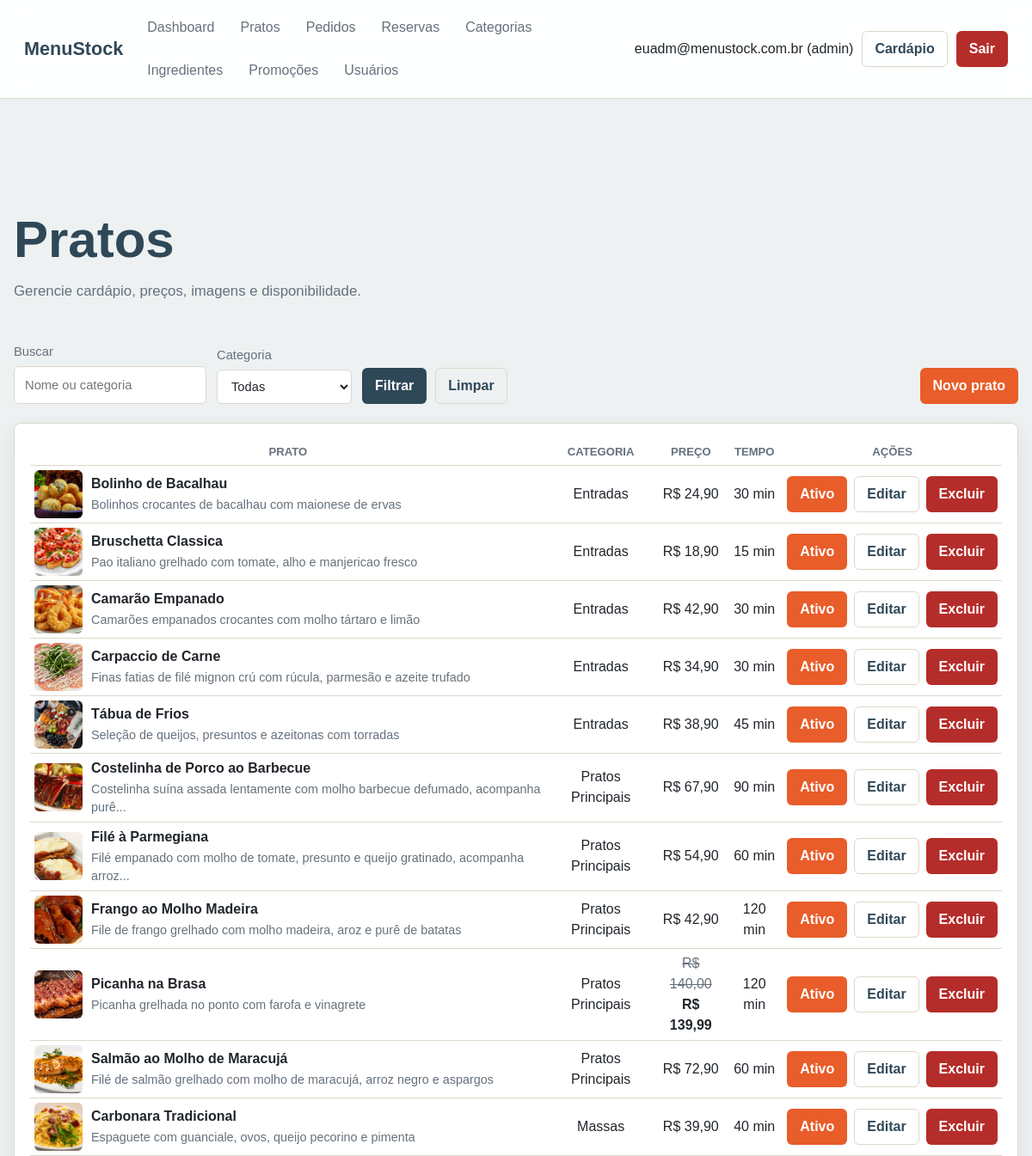
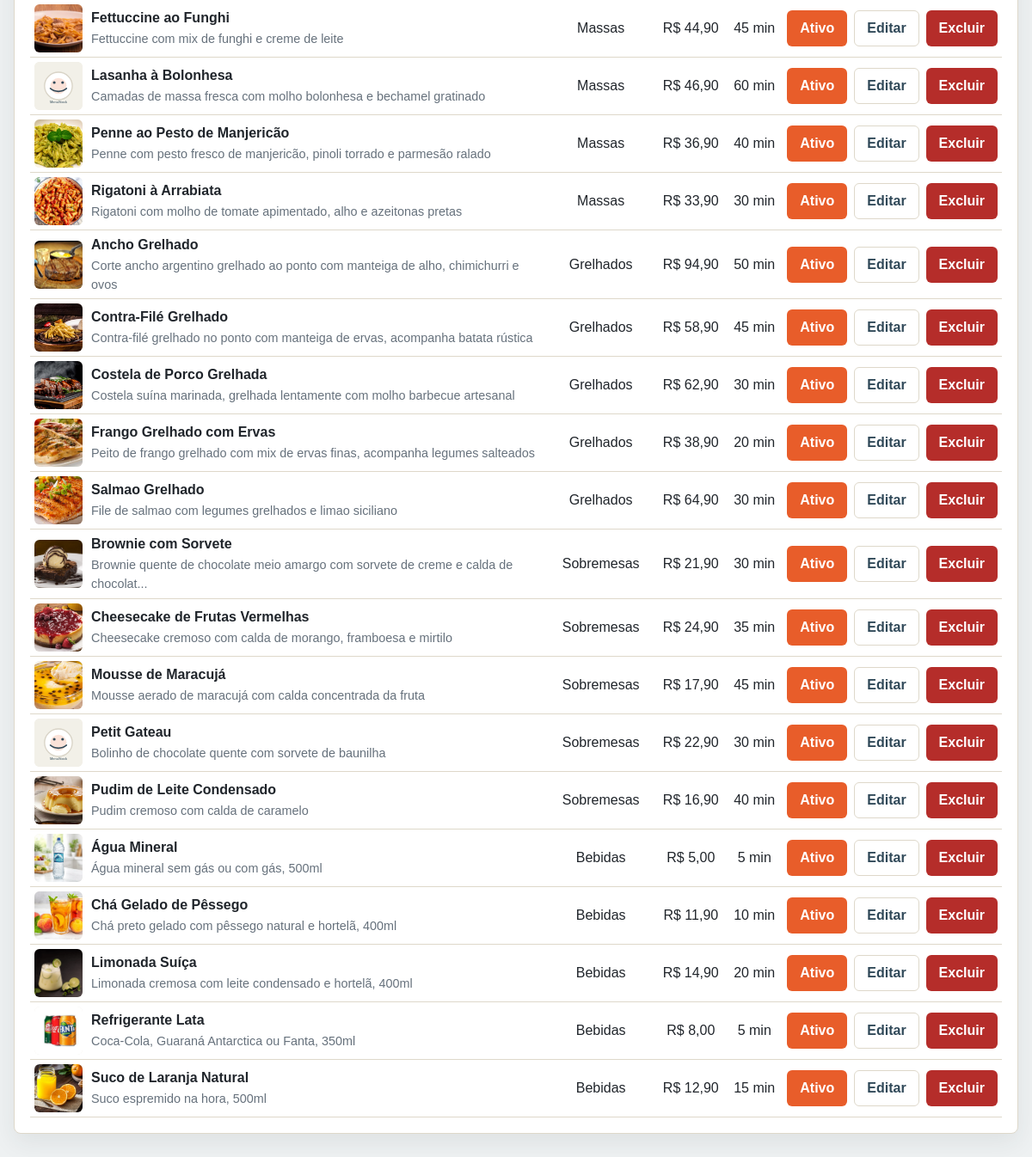
/admin/views/gerenciar_pratos.php (signed in), run on the app's committed database (2 pictures, top to bottom).
### tables this page shows
CREATE TABLE `usuarios` (
  `id` int(11) NOT NULL,
  `nome` varchar(100) NOT NULL,
  `email` varchar(150) NOT NULL,
  `senha` varchar(255) NOT NULL,
  `telefone` varchar(20) DEFAULT NULL,
  `tipo` enum('admin','garcom','user') NOT NULL DEFAULT 'user',
  `login_attempts` tinyint(3) UNSIGNED NOT NULL DEFAULT 0,
  `locked_until` datetime DEFAULT NULL,
  `created_at` timestamp NOT NULL DEFAULT current_timestamp(),
  `updated_at` timestamp NOT NULL DEFAULT current_timestamp() ON UPDATE current_timestamp()
);

CREATE TABLE `pratos` (
  `id` int(11) NOT NULL,
  `categoria_id` int(11) NOT NULL,
  `nome` varchar(100) NOT NULL,
  `descricao` text DEFAULT NULL,
  `preco` decimal(10,2) NOT NULL,
  `tempo_preparo` int(11) DEFAULT 0 COMMENT 'Tempo em minutos',
  `disponivel` tinyint(1) DEFAULT 1 COMMENT '1=disponivel 0=indisponivel',
  `imagem` varchar(255) DEFAULT NULL,
  `created_at` timestamp NOT NULL DEFAULT current_timestamp(),
  `updated_at` timestamp NOT NULL DEFAULT current_timestamp() ON UPDATE current_timestamp()
);

CREATE TABLE `categorias` (
  `id` int(11) NOT NULL,
  `nome` varchar(100) NOT NULL,
  `descricao` text DEFAULT NULL,
  `ordem_exibicao` int(11) DEFAULT 0,
  `created_at` timestamp NOT NULL DEFAULT current_timestamp(),
  `updated_at` timestamp NOT NULL DEFAULT current_timestamp() ON UPDATE current_timestamp()
);

### admin/config/auth.php (called while the page is built, shortened)
<?php
require_once __DIR__ . '/conexao.php';
function e(mixed $value): string
{
    return htmlspecialchars((string) $value, ENT_QUOTES, 'UTF-8');
}
function isLoggedIn(): bool
{
    return !empty($_SESSION['usuario_id']);
}
function currentUserId(): ?int
{
    return isset($_SESSION['usuario_id']) ? (int) $_SESSION['usuario_id'] : null;
}
function currentUserTipo(): ?string
{
    return $_SESSION['usuario_tipo'] ?? null;
}
function hasRole(array|string $roles): bool
{
    $roles = is_array($roles) ? $roles : [$roles];
    return isLoggedIn() && in_array(currentUserTipo(), $roles, true);
}
function canManagePratoDisponibilidade(): bool
{
    return hasRole('admin');
}
function currentUser(): ?array
{
    $stmt = getConnection()->prepare('SELECT id, nome, email, telefone, tipo FROM usuarios WHERE id = ?');
    $stmt->execute([currentUserId()]);
    $user = $stmt->fetch();
    return $user;
}
function formatMoney(float|int|string $value): string
{
    return 'R$ ' . number_format((float) $value, 2, ',', '.');
}

### admin/config/conexao.php (called while the page is built, shortened)
<?php
function getConnection(): PDO
{
    static $pdo = null;
    if ($pdo instanceof PDO) {
        return $pdo;
    }
    $host = getenv('DB_HOST') ?: 'localhost';
    $database = getenv('DB_NAME') ?: 'menustock';
    $user = getenv('DB_USER') ?: 'root';
    $password = getenv('DB_PASS') ?: '';
    $dsn = "mysql:host={$host};dbname={$database};charset=utf8mb4";
    try {
        $pdo = new PDO($dsn, $user, $password, [
            PDO::ATTR_ERRMODE => PDO::ERRMODE_EXCEPTION,
            PDO::ATTR_DEFAULT_FETCH_MODE => PDO::FETCH_ASSOC,
            PDO::ATTR_EMULATE_PREPARES => false,
        ]);
    } catch (PDOException $exception) {
        http_response_code(500);
        exit('Falha ao conectar ao banco de dados.');
    }
    return $pdo;
}

### admin/models/Prato.php (called while the page is built, shortened)
<?php
require_once __DIR__ . '/../config/conexao.php';
class Prato
{
    private PDO $pdo;
    public function __construct()
    {
        $this->pdo = getConnection();
    }
    public function listar(?string $busca = null, ?int $categoriaId = null): array
    {
        return $this->consultarPratos(false, $busca, $categoriaId);
    }
    private function consultarPratos(bool $somenteDisponiveis, ?string $busca, ?int $categoriaId): array
    {
        $sql = "SELECT p.*, c.nome AS categoria,
                       promo.preco_promocional
                FROM pratos p
                JOIN categorias c ON c.id = p.categoria_id
                LEFT JOIN (
                    SELECT prato_id, MIN(preco_promocional) AS preco_promocional
                    FROM vw_promocoes_ativas
                    GROUP BY prato_id
                ) promo ON promo.prato_id = p.id
                WHERE 1 = 1";
        $params = [];
        $sql .= ' ORDER BY c.ordem_exibicao, p.nome';
        $stmt = $this->pdo->prepare($sql);
        $stmt->execute($params);
        return $stmt->fetchAll();
    }
}

### admin/views/gerenciar_pratos.php (the view, shortened to what this page needs)
<?php
require_once __DIR__ . '/../config/auth.php';
require_once __DIR__ . '/../models/Prato.php';
$pratoModel = new Prato();
$busca = trim((string) ($_GET['q'] ?? ''));
$categoriaId = isset($_GET['categoria']) && $_GET['categoria'] !== '' ? (int) $_GET['categoria'] : null;
$pratos = $pratoModel->listar($busca ?: null, $categoriaId);
require_once __DIR__ . '/../config/header_admin.php';
?>
<section class="page-heading">
    <h1>Pratos</h1>
    <p>Gerencie cardápio, preços, imagens e disponibilidade.</p>
</section>
<section class="toolbar section-head">
    <form class="filters" method="get">
        <label style="min-width: 150px;">
            Buscar
            <input type="search" name="q" value="<?= e($busca) ?>" placeholder="Nome ou categoria">
        </label>
        <label style="min-width: 130px;">
            Categoria
            <select name="categoria">
                <option value="">Todas</option>
            </select>
        </label>
        <div class="inline-form">
            <button class="btn btn-primary" type="submit">Filtrar</button>
            <a class="btn btn-ghost" href="gerenciar_pratos.php">Limpar</a>
        </div>
    </form>
    <?php if (hasRole('admin')): ?>
        <a class="btn btn-secondary" href="cadastrar_prato.php">Novo prato</a>
    <?php endif; ?>
</section>
<div class="panel table-wrap">
    <table class="pratos-table <?= !hasRole('admin') ? 'table-garcom' : '' ?>">
        <thead>
            <tr>
                <th>Prato</th>
                <?php if (hasRole('admin')): ?>
                    <th>Categoria</th>
                <?php endif; ?>
                <th>Preço</th>
                <th>Tempo</th>
                <?php if (hasRole('admin')): ?>
                    <th>Ações</th>
                <?php endif; ?>
            </tr>
        </thead>
        <tbody>
            <?php foreach ($pratos as $prato): ?>
                <tr>
                    <td>
                        <div class="table-title">
                            <img src="../public/imagens/<?= e($prato['imagem'] ?: 'placeholder.svg') ?>" onerror="this.src='../public/imagens/placeholder.svg'" alt="" class="thumb">
                            <div>
                                <strong><?= e($prato['nome']) ?></strong>
                                <?php if (hasRole('admin')): ?>
                                    <span class="muted"><?= e(strlen((string) $prato['descricao']) > 80 ? substr((string) $prato['descricao'], 0, 80) . '...' : (string) $prato['descricao']) ?></span>
                                <?php endif; ?>
                            </div>
                        </div>
                    </td>
                    <?php if (hasRole('admin')): ?>
                        <td><?= e($prato['categoria']) ?></td>
                    <?php endif; ?>
                    <td>
                        <?php if ($prato['preco_promocional'] !== null): ?>
                            <span class="old-price"><?= formatMoney($prato['preco']) ?></span><br>
                            <strong><?= formatMoney($prato['preco_promocional']) ?></strong>
                        <?php else: ?>
                            <?= formatMoney($prato['preco']) ?>
                        <?php endif; ?>
                    </td>
                    <td><?= (int) $prato['tempo_preparo'] ?> min</td>
                    <?php if (hasRole('admin')): ?>
                        <td>
                            <div class="prato-actions">
                                <?php if (canManagePratoDisponibilidade()): ?>
                                    <form method="post" class="inline-form">
                                        <button class="btn <?= (int) $prato['disponivel'] === 1 ? 'btn-secondary' : 'btn-ghost' ?>" type="submit">
                                            <?= (int) $prato['disponivel'] === 1 ? 'Ativo' : 'Inativo' ?>
                                        </button>
                                    </form>
                                <?php else: ?>
                                    <span class="status <?= (int) $prato['disponivel'] === 1 ? 'status-pronto' : 'status-cancelado' ?>">
                                        <?= (int) $prato['disponivel'] === 1 ? 'Ativo' : 'Inativo' ?>
                                    </span>
                                <?php endif; ?>
                                <?php if (hasRole('admin')): ?>
                                    <a class="btn btn-ghost" href="editar_prato.php?id=<?= (int) $prato['id'] ?>">Editar</a>
                                    <form method="post" action="../controllers/deletar_prato.php" onsubmit="return confirm('Excluir este prato?');">
                                        <button class="btn btn-danger" type="submit">Excluir</button>
                                    </form>
                                <?php else: ?>
                                    <span class="muted">Operacional</span>
                                <?php endif; ?>
                            </div>
                        </td>
                    <?php endif; ?>
                </tr>
            <?php endforeach; ?>
        </tbody>
    </table>
</div>
<?php require_once __DIR__ . '/../config/footer_admin.php'; ?>

### admin/config/header_admin.php (shortened to what this page needs)
<?php
require_once __DIR__ . '/auth.php';
$adminUser = currentUser();
?>
<!doctype html>
<html lang="pt-BR">
<head>
    <link rel="stylesheet" href="../public/css/style.css">
</head>
<body class="admin-body">
<header class="admin-topbar">
    <a class="brand" href="<?= hasRole('garcom') ? 'menu_garcom.php' : 'dashboard.php' ?>">MenuStock</a>
    <nav class="admin-nav" aria-label="Menu administrativo">
        <a href="dashboard.php">Dashboard</a>
        <a href="gerenciar_pratos.php">Pratos</a>
        <a href="gerenciar_pedidos.php">Pedidos</a>
        <a href="gerenciar_reservas.php">Reservas</a>
        <?php if (hasRole('admin')): ?>
            <a href="gerenciar_categorias.php">Categorias</a>
            <a href="gerenciar_ingredientes.php">Ingredientes</a>
            <a href="gerenciar_promocoes.php">Promoções</a>
            <a href="ver_usuarios.php">Usuários</a>
        <?php endif; ?>
    </nav>
    <div class="topbar-actions">
        <span><?= e($adminUser['nome'] ?? 'Usuário') ?> (<?= e(currentUserTipo() ?? '') ?>)</span>
        <a class="btn btn-ghost" href="../../index.php">Cardápio</a>
        <form method="post" action="../controllers/logout.php">
            <button class="btn btn-danger" type="submit">Sair</button>
        </form>
    </div>
</header>
<main class="container admin-main">

### admin/config/footer_admin.php (shortened to what this page needs)
    </main>
</body>
</html>

### admin/public/css/style.css (style rules this page uses)
:root { --bg: #f7f5ef; --surface: #ffffff; --surface-soft: #f1eee6; --text: #20252b; --muted: #66717c; --line: #ded8ca; --primary: #2f4858; --primary-dark: #213540; --secondary: #e85d2a; --secondary-dark: #c74718; --success: #1f8a5b; --danger: #b52d2a; --warning: #a46c00; --radius: 8px; --shadow: 0 10px 28px rgba(35, 45, 55, 0.08); }
* { box-sizing: border-box; }
body { margin: 0; min-height: 100vh; background: var(--bg); color: var(--text); font-family: Arial, Helvetica, sans-serif; line-height: 1.5; }
a { color: inherit; text-decoration: none; }
img { max-width: 100%; display: block; }
button, input, select, textarea { font: inherit; }
input, select, textarea { width: 100%; border: 1px solid var(--line); border-radius: 6px; background: #fff; color: var(--text); padding: 10px 12px; }
label { display: grid; gap: 6px; color: var(--muted); font-size: 0.92rem; }
table { width: 100%; border-collapse: collapse; }
th, td { padding: 5px; border-bottom: 1px solid var(--line); text-align: left; vertical-align: top; }
th { color: var(--muted); font-size: 0.82rem; text-transform: uppercase; }
.container { width: min(1180px, calc(100% - 32px)); margin: 0 auto; }
.admin-body .container { width: min(1400px, calc(100% - 32px)); }
.site-header, .admin-topbar { position: sticky; top: 0; z-index: 20; display: flex; align-items: center; gap: 18px; justify-content: space-between; min-height: 72px; padding: 12px 28px; background: rgba(255, 255, 255, 0.94); border-bottom: 1px solid var(--line); backdrop-filter: blur(12px); }
.brand { color: var(--primary); font-size: 1.35rem; font-weight: 800; white-space: nowrap; }
.site-nav, .admin-nav, .site-actions, .topbar-actions, .inline-form, .form-actions, .section-head, .cart-summary, .order-head { display: flex; align-items: center; gap: 10px; flex-wrap: wrap; }
.site-nav, .admin-nav { flex: 1; }
.site-nav a, .admin-nav a { color: var(--muted); padding: 8px 10px; border-radius: 6px; }
.admin-body { background: #eef1f2; }
.admin-main { padding: 28px 0 44px; }
.btn { display: inline-flex; align-items: center; justify-content: center; gap: 8px; min-height: 38px; border: 1px solid transparent; border-radius: 6px; padding: 8px 14px; cursor: pointer; font-weight: 700; }
.btn-primary { background: var(--primary); color: #fff; }
.btn-secondary { background: var(--secondary); color: #fff; }
.btn-danger { background: var(--danger); color: #fff; }
.btn-ghost { background: transparent; border-color: var(--line); color: var(--primary); }
.hero h1, .page-heading h1 { max-width: 720px; margin: 0; color: var(--primary); font-size: clamp(2rem, 5vw, 4rem); line-height: 1; }
.hero p, .page-heading p { max-width: 620px; color: var(--muted); font-size: 1.05rem; }
.toolbar { display: flex; align-items: end; justify-content: space-between; gap: 12px; margin: 22px 0; flex-wrap: wrap; }
.filters { display: flex; align-items: end; gap: 12px; flex-wrap: wrap; }
.filters label { min-width: min(200px, 100%); }
.filters .btn { align-self: end; white-space: nowrap; }
.card, .panel, .stat-card, .empty-state { background: var(--surface); border: 1px solid var(--line); border-radius: var(--radius); box-shadow: var(--shadow); }
.card-content, .panel, .empty-state { padding: 18px; }
.dish-meta, .price-row, .reservation-row, .table-title { display: flex; align-items: center; gap: 10px; justify-content: space-between; }
.dish-meta, .muted { color: var(--muted); font-size: 0.9rem; }
.old-price { color: var(--muted); text-decoration: line-through; }
.pratos-table { min-width: 860px; }
.pratos-table th, .pratos-table td { text-align: center; vertical-align: middle; }
.pratos-table .table-title { text-align: left; }
.prato-actions { display: flex; align-items: center; justify-content: center; gap: 8px; flex-wrap: nowrap; }
.prato-actions form { margin: 0; }
.prato-actions .btn, .prato-actions .status, .prato-actions .muted { white-space: nowrap; }
.page-heading { padding: 28px 0 8px; }
.table-wrap { overflow-x: auto; -webkit-overflow-scrolling: touch; }
.thumb { width: 56px; height: 56px; border-radius: 6px; object-fit: cover; background: var(--surface-soft); }
.table-title { justify-content: flex-start; }
.table-title div, .reservation-row div { display: grid; gap: 2px; }

### data on the page
usuarios: nome "euadm@menustock.com.br"
pratos: imagem (picture), nome "Bolinho de Bacalhau", descricao "Bolinhos crocantes de bacalhau com maionese de ervas", categoria.nome "Entradas", preco "R$ 24,90", tempo_preparo "30", disponivel "Ativo"
pratos: imagem (picture), nome "Bruschetta Classica", descricao "Pao italiano grelhado com tomate, alho e manjericao fresco", categoria.nome "Entradas", preco "R$ 18,90", tempo_preparo "15", disponivel "Ativo"
pratos: imagem (picture), nome "Camarão Empanado", descricao "Camarões empanados crocantes com molho tártaro e limão", categoria.nome "Entradas", preco "R$ 42,90", tempo_preparo "30", disponivel "Ativo"
pratos: imagem (picture), nome "Carpaccio de Carne", descricao "Finas fatias de filé mignon crú com rúcula, parmesão e azeite trufado", categoria.nome "Entradas", preco "R$ 34,90", tempo_preparo "30", disponivel "Ativo"
pratos: imagem (picture), nome "Tábua de Frios", descricao "Seleção de queijos, presuntos e azeitonas com torradas", categoria.nome "Entradas", preco "R$ 38,90", tempo_preparo "45", disponivel "Ativo"
pratos: imagem (picture), nome "Costelinha de Porco ao Barbecue", descricao "Costelinha suína assada lentamente com molho barbecue defumado, acompanha purê...", categoria.nome "Pratos Principais", preco "R$ 67,90", tempo_preparo "90", disponivel "Ativo"
pratos: imagem (picture), nome "Filé à Parmegiana", descricao "Filé empanado com molho de tomate, presunto e queijo gratinado, acompanha arroz...", categoria.nome "Pratos Principais", preco "R$ 54,90", tempo_preparo "60", disponivel "Ativo"
pratos: imagem (picture), nome "Frango ao Molho Madeira", descricao "File de frango grelhado com molho madeira, aroz e purê de batatas", categoria.nome "Pratos Principais", preco "R$ 42,90", tempo_preparo "120", disponivel "Ativo"
pratos: imagem (picture), nome "Picanha na Brasa", descricao "Picanha grelhada no ponto com farofa e vinagrete", categoria.nome "Pratos Principais", preco "R$ 140,00", preco_promocional "R$ 139,99", tempo_preparo "120", disponivel "Ativo"
pratos: imagem (picture), nome "Salmão ao Molho de Maracujá", descricao "Filé de salmão grelhado com molho de maracujá, arroz negro e aspargos", categoria.nome "Pratos Principais", preco "R$ 72,90", tempo_preparo "60", disponivel "Ativo"
pratos: imagem (picture), nome "Carbonara Tradicional", descricao "Espaguete com guanciale, ovos, queijo pecorino e pimenta", categoria.nome "Massas", preco "R$ 39,90", tempo_preparo "40", disponivel "Ativo"
pratos: imagem (picture), nome "Fettuccine ao Funghi", descricao "Fettuccine com mix de funghi e creme de leite", categoria.nome "Massas", preco "R$ 44,90", tempo_preparo "45", disponivel "Ativo"
pratos: nome "Lasanha à Bolonhesa", descricao "Camadas de massa fresca com molho bolonhesa e bechamel gratinado", categoria.nome "Massas", preco "R$ 46,90", tempo_preparo "60", disponivel "Ativo"
pratos: imagem (picture), nome "Penne ao Pesto de Manjericão", descricao "Penne com pesto fresco de manjericão, pinoli torrado e parmesão ralado", categoria.nome "Massas", preco "R$ 36,90", tempo_preparo "40", disponivel "Ativo"
pratos: imagem (picture), nome "Rigatoni à Arrabiata", descricao "Rigatoni com molho de tomate apimentado, alho e azeitonas pretas", categoria.nome "Massas", preco "R$ 33,90", tempo_preparo "30", disponivel "Ativo"
pratos: imagem (picture), nome "Ancho Grelhado", descricao "Corte ancho argentino grelhado ao ponto com manteiga de alho, chimichurri e ovos", categoria.nome "Grelhados", preco "R$ 94,90", tempo_preparo "50", disponivel "Ativo"
pratos: imagem (picture), nome "Contra-Filé Grelhado", descricao "Contra-filé grelhado no ponto com manteiga de ervas, acompanha batata rústica", categoria.nome "Grelhados", preco "R$ 58,90", tempo_preparo "45", disponivel "Ativo"
pratos: imagem (picture), nome "Costela de Porco Grelhada", descricao "Costela suína marinada, grelhada lentamente com molho barbecue artesanal", categoria.nome "Grelhados", preco "R$ 62,90", tempo_preparo "30", disponivel "Ativo"
pratos: imagem (picture), nome "Frango Grelhado com Ervas", descricao "Peito de frango grelhado com mix de ervas finas, acompanha legumes salteados", categoria.nome "Grelhados", preco "R$ 38,90", tempo_preparo "20", disponivel "Ativo"
pratos: imagem (picture), nome "Salmao Grelhado", descricao "File de salmao com legumes grelhados e limao siciliano", categoria.nome "Grelhados", preco "R$ 64,90", tempo_preparo "30", disponivel "Ativo"
pratos: imagem (picture), nome "Brownie com Sorvete", descricao "Brownie quente de chocolate meio amargo com sorvete de creme e calda de chocolat...", categoria.nome "Sobremesas", preco "R$ 21,90", tempo_preparo "30", disponivel "Ativo"
pratos: imagem (picture), nome "Cheesecake de Frutas Vermelhas", descricao "Cheesecake cremoso com calda de morango, framboesa e mirtilo", categoria.nome "Sobremesas", preco "R$ 24,90", tempo_preparo "35", disponivel "Ativo"
pratos: imagem (picture), nome "Mousse de Maracujá", descricao "Mousse aerado de maracujá com calda concentrada da fruta", categoria.nome "Sobremesas", preco "R$ 17,90", tempo_preparo "45", disponivel "Ativo"
pratos: nome "Petit Gateau", descricao "Bolinho de chocolate quente com sorvete de baunilha", categoria.nome "Sobremesas", preco "R$ 22,90", tempo_preparo "30", disponivel "Ativo"
pratos: imagem (picture), nome "Pudim de Leite Condensado", descricao "Pudim cremoso com calda de caramelo", categoria.nome "Sobremesas", preco "R$ 16,90", tempo_preparo "40", disponivel "Ativo"
pratos: imagem (picture), nome "Água Mineral", descricao "Água mineral sem gás ou com gás, 500ml", categoria.nome "Bebidas", preco "R$ 5,00", tempo_preparo "5", disponivel "Ativo"
pratos: imagem (picture), nome "Chá Gelado de Pêssego", descricao "Chá preto gelado com pêssego natural e hortelã, 400ml", categoria.nome "Bebidas", preco "R$ 11,90", tempo_preparo "10", disponivel "Ativo"
pratos: imagem (picture), nome "Limonada Suíça", descricao "Limonada cremosa com leite condensado e hortelã, 400ml", categoria.nome "Bebidas", preco "R$ 14,90", tempo_preparo "20", disponivel "Ativo"
pratos: imagem (picture), nome "Refrigerante Lata", descricao "Coca-Cola, Guaraná Antarctica ou Fanta, 350ml", categoria.nome "Bebidas", preco "R$ 8,00", tempo_preparo "5", disponivel "Ativo"
pratos: imagem (picture), nome "Suco de Laranja Natural", descricao "Suco espremido na hora, 500ml", categoria.nome "Bebidas", preco "R$ 12,90", tempo_preparo "15", disponivel "Ativo"

### other printed values
currentUserTipo() "admin"
